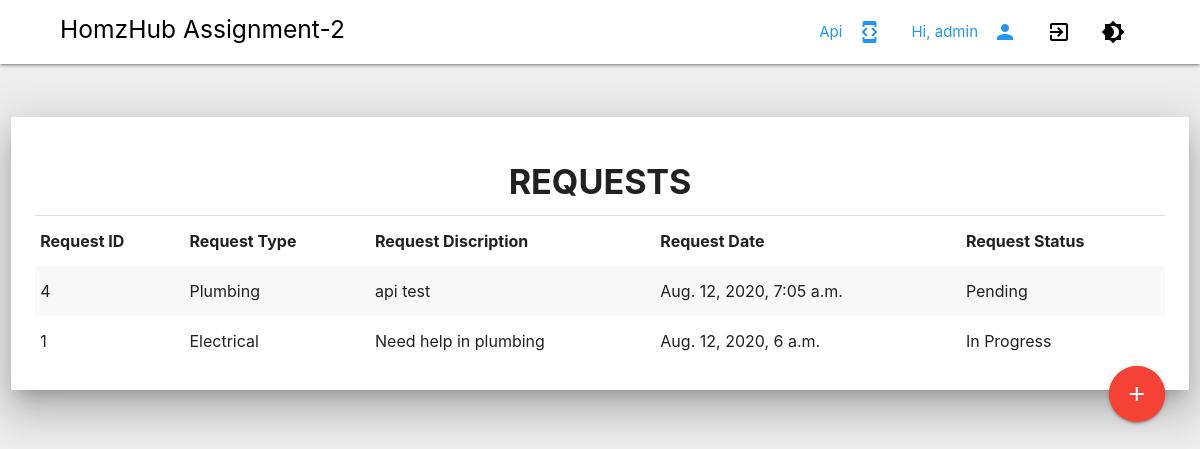
The app's page / (signed in) with its own data.
### mysite/models.py (models this page shows, shortened)
class UserRequest(models.Model):
  RequestedUser = models.ForeignKey(User, on_delete=models.CASCADE, related_name='UserRequest_user', default = "")
  RequestType = models.ForeignKey(RequestTypeMaster, on_delete=models.CASCADE, related_name='UserRequest_type')
  RequestDesc = models.TextField(default = "")
  City = models.TextField(default = "")
  State = models.ForeignKey(StateMaster, on_delete=models.CASCADE, related_name='UserRequest_state')
  Pincode = models.IntegerField(default=0)
  PhoneCode = models.TextField(default = "")
  Phone = models.IntegerField(default = "")
  Status  = models.ForeignKey(StatusMaster, on_delete=models.CASCADE, related_name='UserRequest_Status')
  Remark = models.TextField(default = "")
  created = models.DateTimeField(auto_now_add=True)

class RequestTypeMaster(models.Model):
  RequestType = models.TextField(default = "")
  def __str__(self):
    return self.RequestType

class StatusMaster(models.Model):
  StatusType = models.TextField(default="")
  def __str__(self):
    return self.StatusType

### mysite/views.py (the view)
# urls.py: path('', RequestView, name='request'),
def RequestView(request):
  if not request.user.is_authenticated:
      return render(request, 'Login.html')
  if request.method == 'GET':
      Requests = UserRequest.objects.filter(RequestedUser=request.user)
      context = {
        'Requests':Requests
      }
      return render(request, 'Base.html', context)

### templates/Base.html (shortened to what this page needs)
{% load static %}
<link rel="stylesheet" href="https://cdnjs.cloudflare.com/ajax/libs/materialize/1.0.0-beta/css/materialize.min.css">
<link rel="stylesheet" href="{% static 'css/BodyDarkTogglee.css' %}">
{% block header %}
<div class="navbar-fixed">
<nav>
     <div class="nav-wrapper">
          <ul class="left">
              <li><a href="collapsible.html" class="label-icon"></a><i class="material-icons"></i></li>
              <li><a href="collapsible.html" class="label-icon"></a><i class="material-icons"></i></li>
              <li><h5 href = "/Dashboard/" class="tooltipped"  data-position="bottom" data-tooltip="HomzHub"> HomzHub Assignment-2</h5></li>
          </ul>
          <ul class="hide-on-med-and-down right">
                <li><a href ="/RawData/" class="blue-text tooltipped"  data-position="bottom" data-tooltip="Api"><i class="material-icons right">developer_mode</i> Api </a></li>
                <li><a class="blue-text tooltipped"  data-position="bottom" data-tooltip="Welcome {{user}}"><i class="material-icons right">person</i> Hi, {{user | truncatechars:12}} </a></li>
                <li><a onclick="myLogout();" class="black-text tooltipped"  data-position="bottom" data-tooltip="Logout from application"><i class="material-icons">exit_to_app</i></a></li>
                <li><a class="dark-toggle tooltipped black-text" onclick="myDark()"  data-position="bottom"  data-tooltip="Toggle dark/light themes" ><i class="material-icons">brightness_4</i></a></li>
                <li><a href="collapsible.html" class="label-icon"></a><i class="material-icons"></i></li>
                <li><a href="collapsible.html" class="label-icon"></a><i class="material-icons"></i></li>
            </ul>
     </div>
</nav>
</div>
{% endblock header %}
{% block content %}
<div class="row">
  <div class="col s12">
    <br><br>
    <div class="card z-depth-5 hoverable">
      <div class="card-content">
        <center><h4><b>REQUESTS</b></h3></center>
        <li class="divider"></li>
        <table class="striped">
        <thead>
          <tr>
              <th>Request ID</th>
              <th>Request Type</th>
              <th>Request Discription</th>
              <th>Request Date</th>
              <th>Request Status</th>
          </tr>
        </thead>
        <tbody>
          {% for request in Requests reversed%}
          <tr>
            <td>{{request.id}}</td>
            <td>{{request.RequestType}}</td>
            <td>{{request.RequestDesc}}</td>
            <td>{{request.created}}</td>
            <td>{{request.Status}}</td>
          </tr>
          {% empty %}
           <h5>You have not raised any request</h5>
          {% endfor %}
        </tbody>
      </table>
  <a class="btn-floating btn-large waves-effect waves-light red right pulse tooltipped" data-position="top" data-tooltip="Add new request" href="/AddRequest/"><i class="material-icons">add</i></a>
      </div>
    </div>
  </div>
</div>
{% endblock content %}

### static/css/BodyDarkTogglee.css (style rules this page uses)
body nav { background-color: white; color: black; }

### records on screen
UserRequest: id "4", RequestType "Plumbing", RequestDesc "api test", created "Aug. 12, 2020, 7:05 a.m.", Status "Pending"
UserRequest: id "1", RequestType "Electrical", RequestDesc "Need help in plumbing", created "Aug. 12, 2020, 6 a.m.", Status "In Progress"

### other values on screen
{{ user | truncatechars:12 }} "admin"
